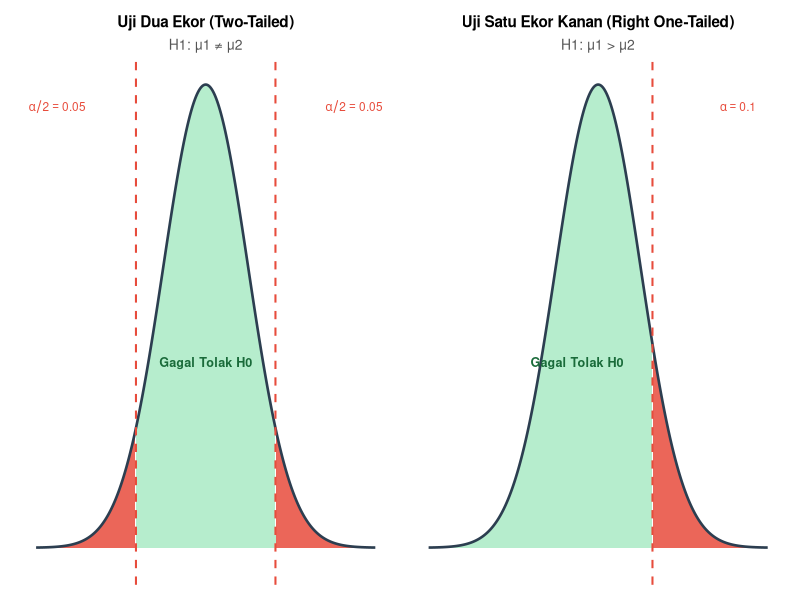

Here is the R script that generated this plot:
library(ggplot2)
library(patchwork)

alpha <- 0.10
z_kritis_dua <- qnorm(1 - alpha / 2)
z_kritis_satu <- qnorm(1 - alpha)     

warna_tolak   <- '#e74c3c'
warna_terima  <- '#2ecc71'
warna_kurva   <- '#2c3e50'

x_seq <- seq(-4, 4, length.out = 500)
df    <- data.frame(x = x_seq, y = dnorm(x_seq))

# --- Plot 1: Uji Dua Ekor ---
p1 <- ggplot(df, aes(x, y)) +
  geom_area(data = subset(df, x <= -z_kritis_dua),
            aes(y = y), fill = warna_tolak, alpha = 0.85) +
  geom_area(data = subset(df, x >= z_kritis_dua),
            aes(y = y), fill = warna_tolak, alpha = 0.85) +
  geom_area(data = subset(df, x >= -z_kritis_dua & x <= z_kritis_dua),
            aes(y = y), fill = warna_terima, alpha = 0.35) +
  geom_line(color = warna_kurva, linewidth = 0.9) +
  geom_vline(xintercept = c(-z_kritis_dua, z_kritis_dua),
             linetype = 'dashed', color = warna_tolak, linewidth = 0.7) +
  annotate('text', x = -2.8, y = 0.07,
           label = 'Tolak', parse = FALSE,
           size = 3.2, color = 'white', fontface = 'bold') +
  annotate('text', x = -2.8, y = 0.03,
           label = 'H0', parse = FALSE,
           size = 3.2, color = 'white', fontface = 'bold') +
  annotate('text', x =  2.8, y = 0.07,
           label = 'Tolak', parse = FALSE,
           size = 3.2, color = 'white', fontface = 'bold') +
  annotate('text', x =  2.8, y = 0.03,
           label = 'H0', parse = FALSE,
           size = 3.2, color = 'white', fontface = 'bold') +
  annotate('text', x = 0, y = 0.16,
           label = 'Gagal Tolak H0', parse = FALSE,
           size = 3.2, color = '#1a6b3a', fontface = 'bold') +
  annotate('text', x = -3.5, y = 0.38,
           label = paste0('alpha/2 == ', alpha/2), parse = TRUE,
           size = 3, color = warna_tolak) +
  annotate('text', x =  3.5, y = 0.38,
           label = paste0('alpha/2 == ', alpha/2), parse = TRUE,
           size = 3, color = warna_tolak) +
  scale_x_continuous(breaks = NULL) +
  scale_y_continuous(expand = expansion(mult = c(0.08, 0.05))) +
  labs(title = 'Uji Dua Ekor (Two-Tailed)',
       subtitle = 'H1: μ1 ≠ μ2',
       x = NULL, y = NULL) +
  theme_minimal(base_size = 11) +
  theme(
    plot.title    = element_text(face = 'bold', hjust = 0.5, size = 11),
    plot.subtitle = element_text(hjust = 0.5, size = 10, color = '#555555'),
    axis.text.y   = element_blank(),
    panel.grid    = element_blank(),
    axis.line.x   = element_line(color = warna_kurva, linewidth = 0.5)
  )

# --- Plot 2: Uji Satu Ekor Kanan ---
p2 <- ggplot(df, aes(x, y)) +
  geom_area(data = subset(df, x >= z_kritis_satu),
            aes(y = y), fill = warna_tolak, alpha = 0.85) +
  geom_area(data = subset(df, x < z_kritis_satu),
            aes(y = y), fill = warna_terima, alpha = 0.35) +
  geom_line(color = warna_kurva, linewidth = 0.9) +
  geom_vline(xintercept = z_kritis_satu,
             linetype = 'dashed', color = warna_tolak, linewidth = 0.7) +
  annotate('text', x = 3, y = 0.07,
           label = 'Tolak', parse = FALSE,
           size = 3.2, color = 'white', fontface = 'bold') +
  annotate('text', x = 3, y = 0.03,
           label = 'H0', parse = FALSE,
           size = 3.2, color = 'white', fontface = 'bold') +
  annotate('text', x = -0.5, y = 0.16,
           label = 'Gagal Tolak H0', parse = FALSE,
           size = 3.2, color = '#1a6b3a', fontface = 'bold') +
  annotate('text', x = 3.3, y = 0.38,
           label = paste0('alpha == ', alpha), parse = TRUE,
           size = 3, color = warna_tolak) +
  scale_x_continuous(breaks = NULL) +
  scale_y_continuous(expand = expansion(mult = c(0.08, 0.05))) +
  labs(title = 'Uji Satu Ekor Kanan (Right One-Tailed)',
       subtitle = 'H1: μ1 > μ2',
       x = NULL, y = NULL) +
  theme_minimal(base_size = 11) +
  theme(
    plot.title    = element_text(face = 'bold', hjust = 0.5, size = 11),
    plot.subtitle = element_text(hjust = 0.5, size = 10, color = '#555555'),
    axis.text.y   = element_blank(),
    panel.grid    = element_blank(),
    axis.line.x   = element_line(color = warna_kurva, linewidth = 0.5)
  )

print(p1 + p2)
